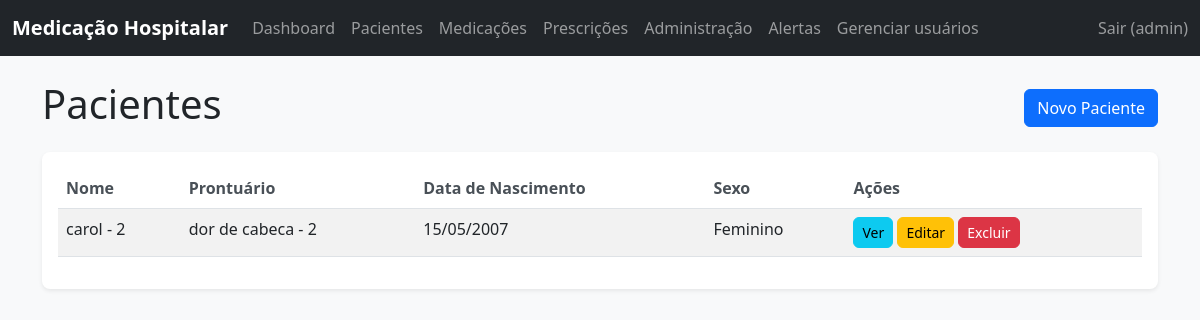
The app's page /pacientes/ (signed in), older data.
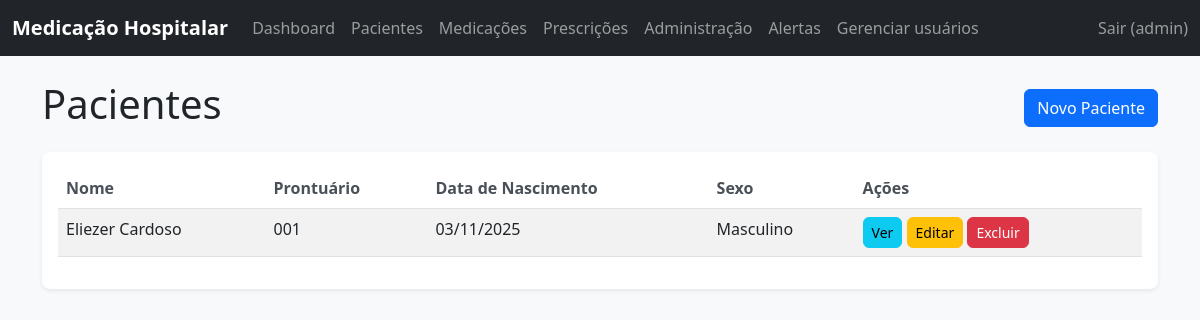
The same page, newer data.
### core/models.py (models this page shows, shortened)
class Paciente(models.Model):
    SEXO_CHOICES = [
        ('M', 'Masculino'),
        ('F', 'Feminino'),
        ('O', 'Outro'),
    ]
    nome = models.CharField(max_length=255)
    cpf = models.CharField(max_length=11, unique=True, blank=True, null=True)
    data_nascimento = models.DateField()
    sexo = models.CharField(max_length=1, choices=SEXO_CHOICES)
    prontuario = models.CharField(max_length=50, unique=True)
    telefone_contato = models.CharField(max_length=20, blank=True, null=True)
    alergias = models.TextField(blank=True, null=True)
    historico_clinico = models.TextField(blank=True, null=True)
    class Meta:
        verbose_name = "Paciente"
        verbose_name_plural = "Pacientes"

### core/views_frontend.py (the view)
# urls.py: path('pacientes/', PacienteListView.as_view(), name='pacientes'),
class PacienteListView(LoginRequiredMixin, ListView):
    model = Paciente
    template_name = 'core/paciente_list.html'
    context_object_name = 'pacientes'

### templates/core/paciente_list.html (shortened to what this page needs)
{% extends 'base.html' %}
{% load static %}
{% block content %}
<div class="row">
    <div class="col-12">
        <div class="d-flex justify-content-between align-items-center mb-3">
            <h1>Pacientes</h1>
            <a href="{% url 'paciente_create' %}" class="btn btn-primary">Novo Paciente</a>
        </div>
    </div>
</div>
<div class="row">
    <div class="col-12">
        <div class="card">
            <div class="card-body">
                {% if pacientes %}
                    <div class="table-responsive">
                        <table class="table table-striped">
                            <thead>
                                <tr>
                                    <th>Nome</th>
                                    <th>Prontuário</th>
                                    <th>Data de Nascimento</th>
                                    <th>Sexo</th>
                                    <th>Ações</th>
                                </tr>
                            </thead>
                            <tbody>
                                {% for paciente in pacientes %}
                                    <tr>
                                        <td>{{ paciente.nome }}</td>
                                        <td>{{ paciente.prontuario }}</td>
                                        <td>{{ paciente.data_nascimento|date:"d/m/Y" }}</td>
                                        <td>{{ paciente.get_sexo_display }}</td>
                                        <td>
                                            <a href="{% url 'paciente_detail' paciente.pk %}" class="btn btn-sm btn-info">Ver</a>
                                            <a href="{% url 'paciente_update' paciente.pk %}" class="btn btn-sm btn-warning">Editar</a>
                                            <a href="{% url 'paciente_delete' paciente.pk %}" class="btn btn-sm btn-danger">Excluir</a>
                                        </td>
                                    </tr>
                                {% endfor %}
                            </tbody>
                        </table>
                    </div>
                {% else %}
                    <p class="text-muted">Nenhum paciente cadastrado.</p>
                {% endif %}
            </div>
        </div>
    </div>
</div>
{% endblock %}

Row changes from the older to the newer data that the page shows:
removed Paciente: nome "carol - 2", prontuario "dor de cabeca - 2", data_nascimento "15/05/2007", sexo "Feminino"
added Paciente: nome "Eliezer Cardoso", prontuario "001", data_nascimento "03/11/2025", sexo "Masculino"
